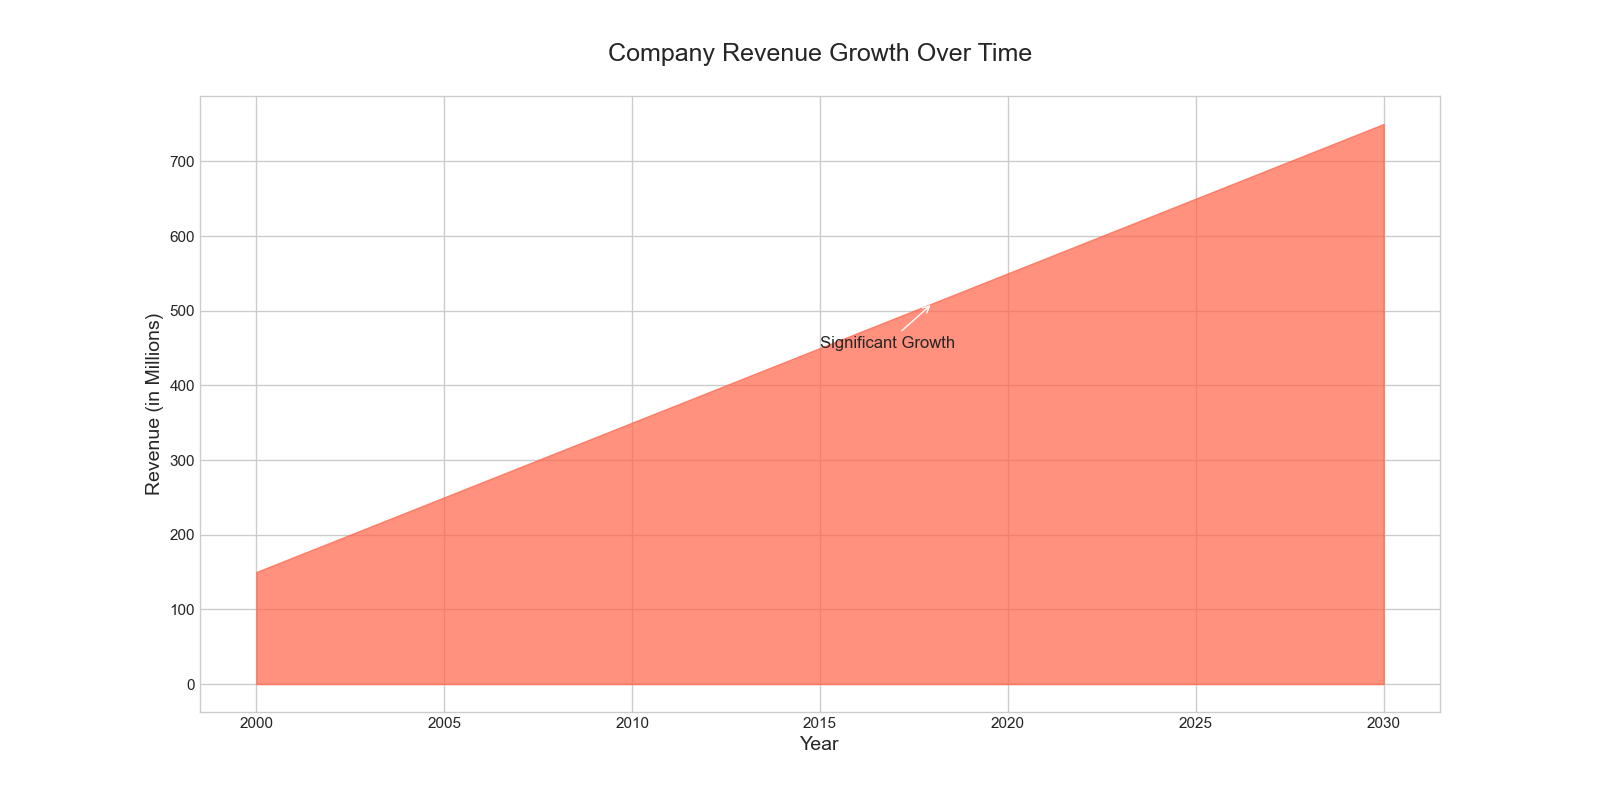

The script that drew this image:

import matplotlib.pyplot as plt

# Data
years = [2000, 2001, 2002, 2003, 2004, 2005, 2006, 2007, 2008, 2009, 
         2010, 2011, 2012, 2013, 2014, 2015, 2016, 2017, 2018, 2019, 
         2020, 2021, 2022, 2023, 2024, 2025, 2026, 2027, 2028, 2029, 2030]
values = [150, 170, 190, 210, 230, 250, 270, 290, 310, 330, 
          350, 370, 390, 410, 430, 450, 470, 490, 510, 530, 
          550, 570, 590, 610, 630, 650, 670, 690, 710, 730, 750]

plt.figure(figsize=(16, 8))

# Area chart
plt.fill_between(years, values, color='#FF6347', alpha=0.7)

# Headline and labels
plt.title('Company Revenue Growth Over Time', fontsize=18, pad=25)
plt.xlabel('Year', fontsize=14)
plt.ylabel('Revenue (in Millions)', fontsize=14)

# Annotations
plt.annotate('Significant Growth', xy=(2018, 510), xytext=(2015, 450),
             arrowprops=dict(facecolor='black', arrowstyle='->'),
             fontsize=12)

# Show plot
plt.show()
